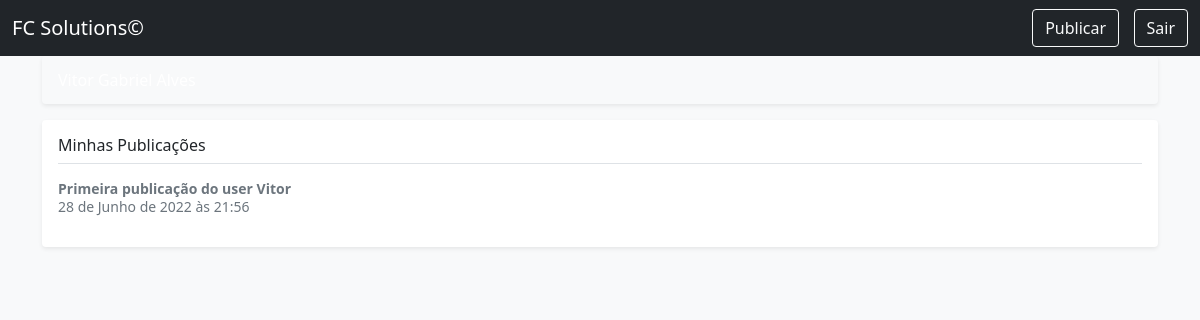
The page / (signed in) on the database its author committed.
### microblog/models.py (models this page shows, shortened)
class Post(models.Model):
    autor = models.ForeignKey(Pessoa, on_delete=models.CASCADE, verbose_name="Autor")
    conteudo = models.CharField(max_length=200)
    data = models.DateTimeField(auto_now_add=True)
    class Meta:
        ordering = ("-data",)

### microblog/views.py (the view)
# urls.py: path('', perfil_usuario, name="perfil_usuario"),
def perfil_usuario(request): #Mostra o perfil do usuário logado
    usuario = request.user
    if usuario.is_authenticated:
        usuario = Pessoa.objects.get(usuario = request.user)
    return render(request, 'microblog/perfil_usuario.html', {'usuario' : usuario})

### microblog/templates/microblog/perfil_usuario.html (shortened to what this page needs)
<!DOCTYPE html>
<html lang="pt-br">
  <head>
    <link
      href="https://cdn.jsdelivr.net/npm/bootstrap@5.1.3/dist/css/bootstrap.min.css"
      rel="stylesheet"
    />
    <link
      href="https://getbootstrap.com/docs/5.1/examples/offcanvas-navbar/offcanvas.css"
      rel="stylesheet"
    />
  </head>
  <body class="bg-light">
    {% if user.is_authenticated %}
    <nav
      class="navbar navbar-expand-lg fixed-top navbar-dark bg-dark"
      aria-label="Main navigation"
    >
      <div class="container-fluid">
        <a class="navbar-brand" href="http://localhost:8000/inicio"
          >FC Solutions©</a
        >
        <a href="http://localhost:8000/post"
          ><button
            class="btn btn-outline-light"
            type="submit"
            style="margin-inline: 0.9em"
          >
            Publicar
          </button>
        </a>
        <a href="http://localhost:8000/conta/logout"
          ><button class="btn btn-outline-light" type="submit">Sair</button>
        </a>
      </div>
    </nav>
    <div class="nav-scroller bg-body shadow-sm">
      <nav class="nav nav-underline" aria-label="Secondary navigation">
        <a
          class="nav-link active"
          aria-current="page"
          href="http://localhost:8000/"
          >Perfil</a
        >
        <a class="nav-link" href="http://localhost:8000/inicio"
          >Página Inicial</a
        >
      </nav>
    </div>
    <main class="container">
      <div
        class="d-flex align-items-center p-3 my-3 text-white bg-purple rounded shadow-sm"
      >
        <div class="lh-1">
          <h1 class="h6 mb-0 text-white lh-1">{{ usuario.nome }}</h1>
        </div>
      </div>
      <div class="my-3 p-3 bg-body rounded shadow-sm">
        <h6 class="border-bottom pb-2 mb-0">Minhas Publicações</h6>
        {% for p in usuario.post_set.all %}
        <div class="d-flex text-muted pt-3">
          <p class="pb-3 mb-0 small lh-sm">
            <strong class="d-block text-gray-dark"> {{ p.conteudo }} </strong>
            {{ p.data }}
          </p>
        </div>
        {% endfor %}
      </div>
    </main>
    {% endif %}
  </body>
</html>

### rows shown on the page
Post: conteudo "Primeira publicação do user Vitor", data "28 de Junho de 2022 às 21:56"
